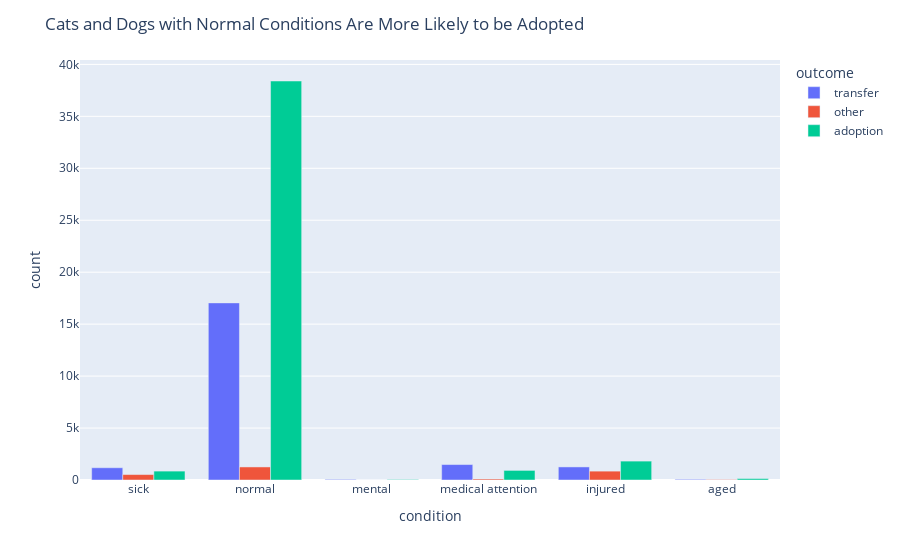

Notebook code cell kept with this figure:
### Code cell
f.condition_viz(train)

### Figure 1 — Plotly figure (JSON) as saved in the notebook; plotly's stock layout.template omitted (floating-point values rounded to 4 significant figures)
{"data": [{"alignmentgroup": "True", "hovertemplate": "outcome=transfer<br>condition=%{x}<br>count=%{y}<extra></extra>", "legendgroup": "transfer", "marker": {"color": "#636efa", "pattern": {"shape": ""}}, "name": "transfer", "offsetgroup": "transfer", "orientation": "v", "showlegend": true, "textposition": "auto", "type": "bar", "x": ["sick", "normal", "mental", "medical attention", "injured", "aged"], "xaxis": "x", "y": [1180, 17046, 57, 1487, 1259, 62], "yaxis": "y"}, {"alignmentgroup": "True", "hovertemplate": "outcome=other<br>condition=%{x}<br>count=%{y}<extra></extra>", "legendgroup": "other", "marker": {"color": "#EF553B", "pattern": {"shape": ""}}, "name": "other", "offsetgroup": "other", "orientation": "v", "showlegend": true, "textposition": "auto", "type": "bar", "x": ["sick", "normal", "mental", "medical attention", "injured", "aged"], "xaxis": "x", "y": [524, 1256, 2, 96, 853, 39], "yaxis": "y"}, {"alignmentgroup": "True", "hovertemplate": "outcome=adoption<br>condition=%{x}<br>count=%{y}<extra></extra>", "legendgroup": "adoption", "marker": {"color": "#00cc96", "pattern": {"shape": ""}}, "name": "adoption", "offsetgroup": "adoption", "orientation": "v", "showlegend": true, "textposition": "auto", "type": "bar", "x": ["sick", "normal", "mental", "medical attention", "injured", "aged"], "xaxis": "x", "y": [857, 38401, 46, 924, 1819, 139], "yaxis": "y"}], "layout": {"barmode": "group", "legend": {"title": {"text": "outcome"}, "tracegroupgap": 0}, "margin": {"t": 60}, "title": {"text": "Cats and Dogs with Normal Conditions Are More Likely to be Adopted"}, "xaxis": {"anchor": "y", "domain": [0, 1], "title": {"text": "condition"}}, "yaxis": {"anchor": "x", "domain": [0, 1], "title": {"text": "count"}}}}
